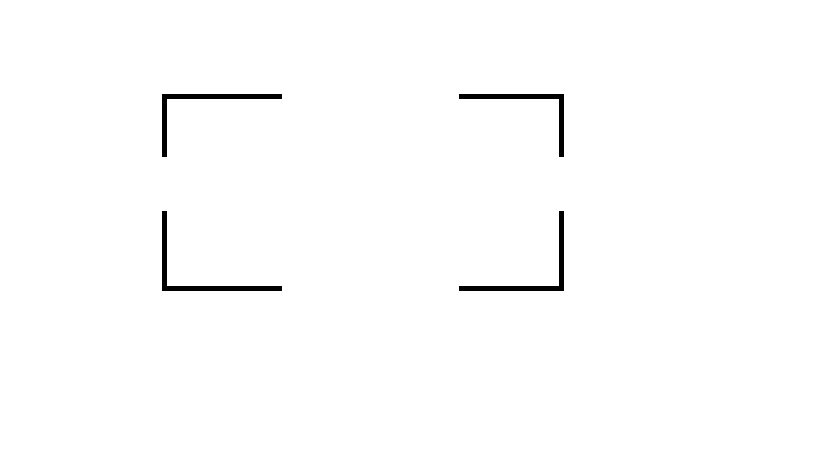
#> input picture objection_base/lines.png, 819 x 460 px
$ python Hough_Transfom.py
#> lines starting #> are read from the running program, lines starting #| are printed output that depends on the picture; after the words box and inside, x2 and y2 are one past the last pixel; in counts of white or black regions, pixels touching at a corner belong together
import cv2.cv2 as cv
import numpy as np
import os

if __name__ == '__main__':
    img = cv.imread('lines.png')
#> img is the input picture: shape (460, 819, 3); 99% white; 4 black regions, box (x1, y1, x2, y2) and area: (162, 211, 282, 291) 975, (459, 211, 564, 291) 900, (162, 94, 282, 157) 890, (459, 94, 564, 157) 815

    gray = cv.cvtColor(img, cv.COLOR_BGR2GRAY)
    edges = cv.Canny(gray, 75, 150)
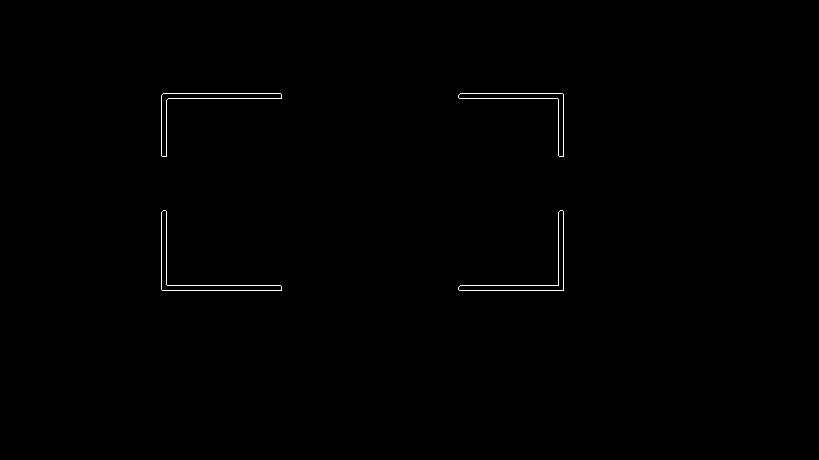
#> edges: shape (460, 819); 0.38% white in thin lines or dots, all inside (x1, y1, x2, y2) = (161, 93, 564, 291)
    lines = cv.HoughLinesP(edges, 1, np.pi/180, 50, maxLineGap=50)
#> lines = 14 rows, first 6: [460, 93, 562, 93], [459, 290, 563, 290], [161, 285, 280, 285], [161, 98, 281, 98], [563, 156, 563, 94], [166, 290, 166, 211]

    for line in lines:
        x1, y1, x2, y2 = line[0]
        cv.line(img, (x1, y1), (x2, y2), (0, 255, 0), 3)
#> this loop made 14 passes
#> (x1, y1, x2, y2) on passes 1 to 12: (460, 93, 562, 93), (459, 290, 563, 290), (161, 285, 280, 285), (161, 98, 281, 98), (563, 156, 563, 94), (166, 290, 166, 211), (558, 285, 558, 212), (228, 93, 280, 93), (161, 289, 161, 212), (459, 286, 563, 284), (459, 98, 501, 98), (209, 290, 281, 289)
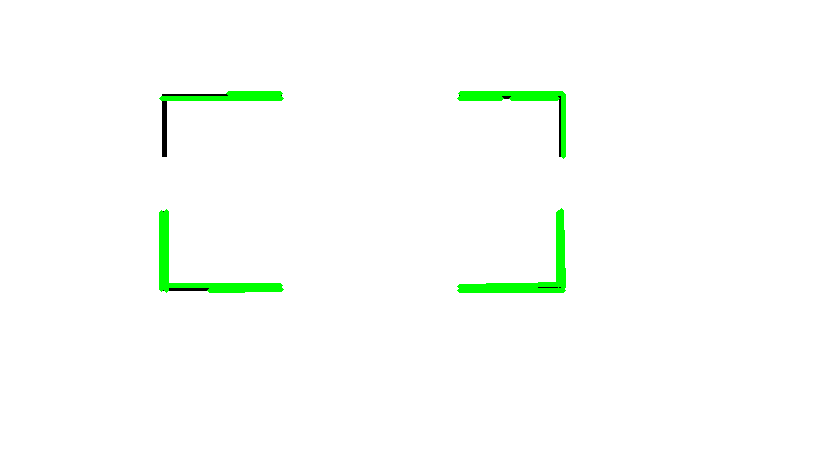
#> img: shape (460, 819, 3); 1.48% of pixels changed, all inside (x1, y1, x2, y2) = (159, 91, 566, 293)

    cv.imshow('ori_image', img)
    cv.imshow('gray_image', gray)
    cv.imshow('canny', edges)

    cv.waitKey()
    cv.destroyAllWindows()

$ run again, with objection_base/line.jpg saved as objection_base/lines.png
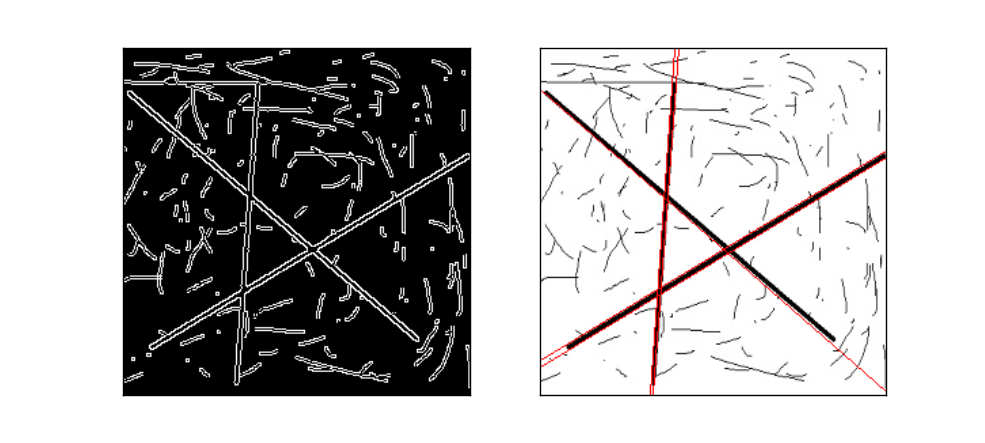
#> input picture objection_base/line.jpg, 985 x 443 px
#> img is the input picture: shape (443, 985, 3); mean B, G, R 184.4, 184.4, 185.8
#> `edges = cv.Canny(gray, 75, 150)`:
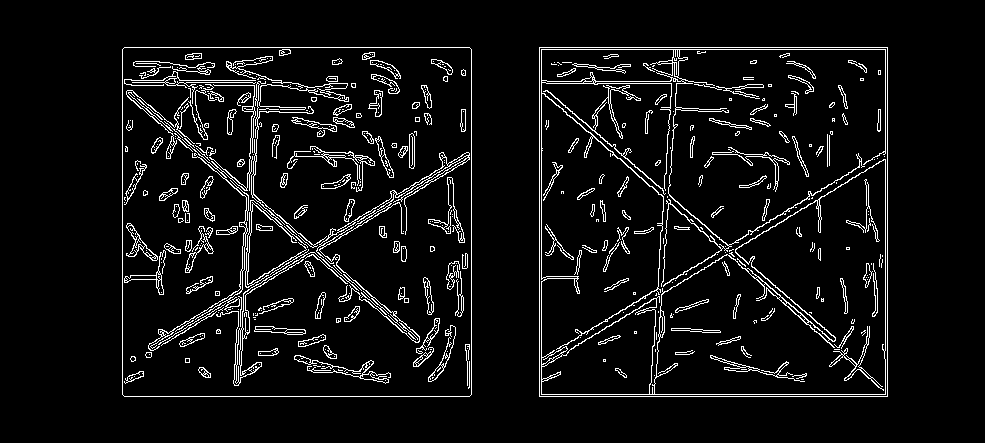
#> edges: shape (443, 985); 6.2% white in thin lines or dots, all inside (x1, y1, x2, y2) = (122, 47, 888, 397)
#> lines = 182 rows, first 6: [124, 47, 469, 47], [124, 396, 469, 396], [539, 394, 887, 394], [122, 368, 471, 159], [539, 49, 887, 49], [471, 394, 471, 49]
#> the loop `for line in lines:` made 182 passes
#> after the loop `for line in lines:`:
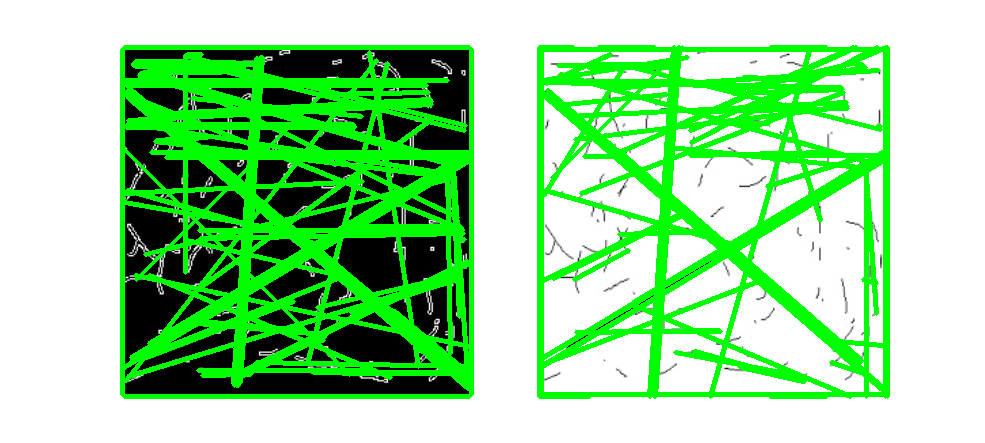
#> img: shape (443, 985, 3); mean B, G, R 154.5, 219.4, 154.5

$ run again, with objection_base/阈值函数说明.jpg saved as objection_base/lines.png
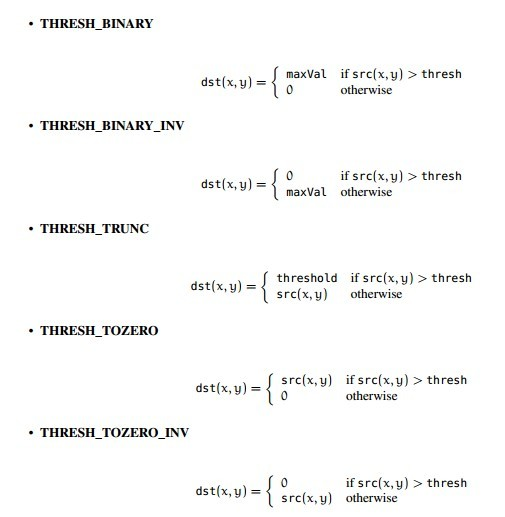
#> input picture objection_base/阈值函数说明.jpg, 505 x 517 px
#> img is the input picture: shape (517, 505, 3); mean B, G, R 248.6, 248.9, 248.7
#> `edges = cv.Canny(gray, 75, 150)`:
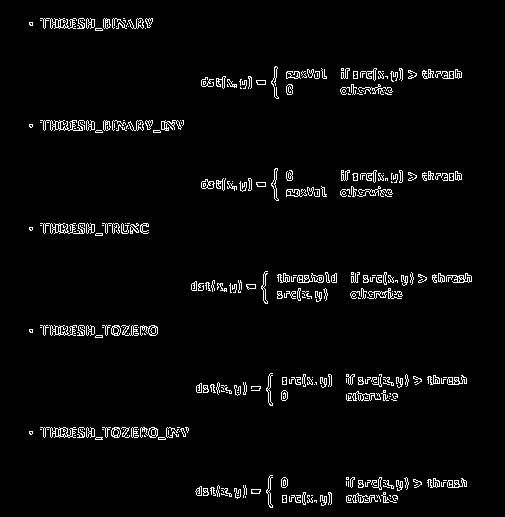
#> edges: shape (517, 505); 3.3% white in thin lines or dots, all inside (x1, y1, x2, y2) = (29, 18, 472, 508)
#> lines = 67 rows, first 6: [191, 285, 265, 283], [263, 275, 470, 275], [275, 199, 460, 173], [348, 486, 466, 482], [274, 71, 460, 71], [197, 495, 396, 495]
#> the loop `for line in lines:` made 67 passes
#> after the loop `for line in lines:`:
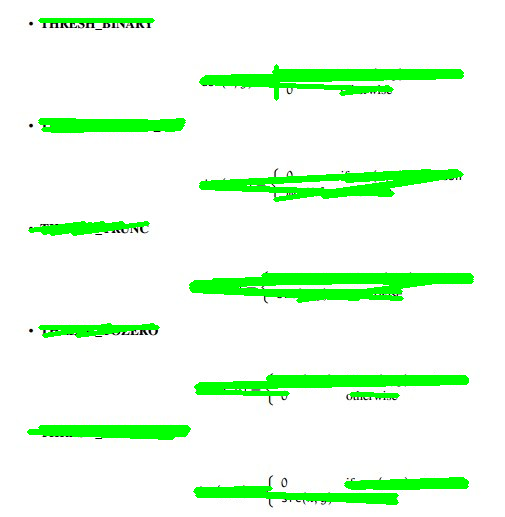
#> img: shape (517, 505, 3); 10.14% of pixels changed, all inside (x1, y1, x2, y2) = (27, 18, 474, 505)
